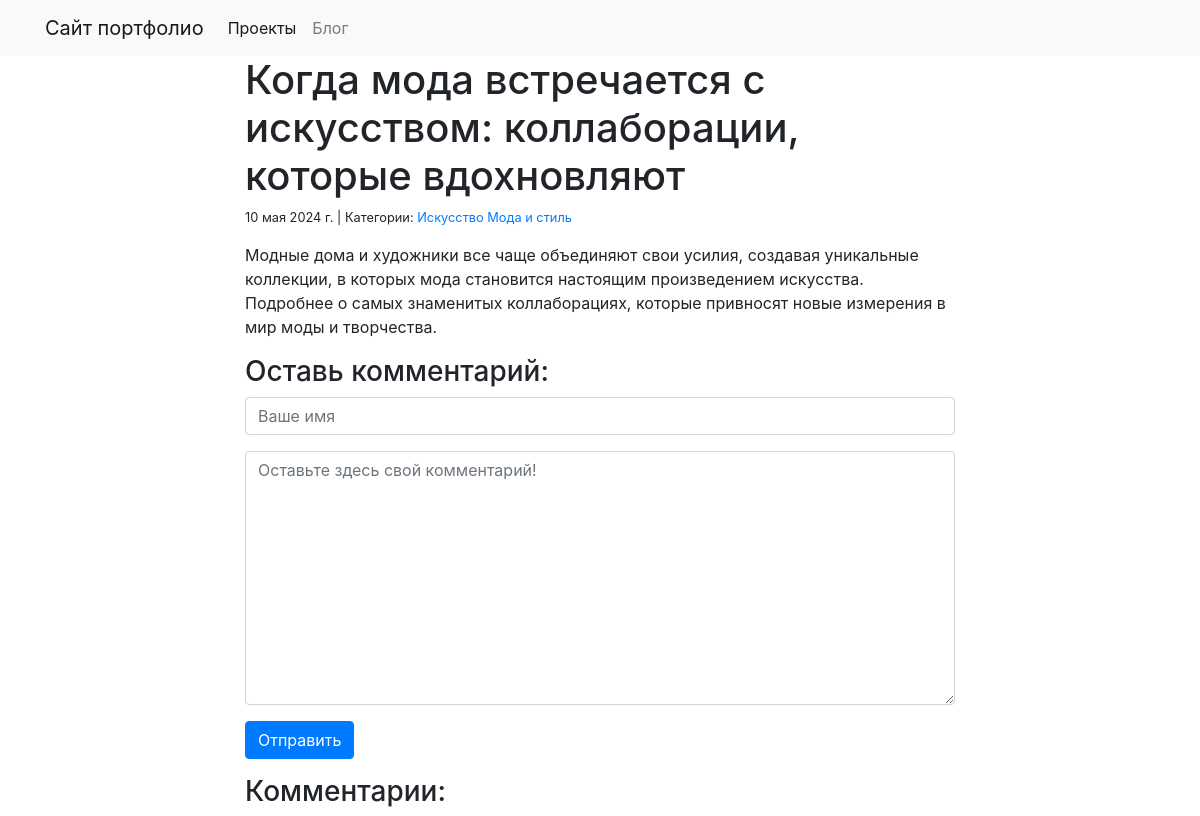
Page /blog/7/ on the committed database.
### blog/models.py (models this page shows, shortened)
class Post(models.Model):
    title = models.CharField(max_length=255, verbose_name='Заголовок')
    body = models.TextField(verbose_name='Тело поста')
    created_on = models.DateTimeField(auto_now_add=True, verbose_name='Дата публикации')
    last_modified = models.DateTimeField(auto_now=True, verbose_name='Дата обновления')
    categories = models.ManyToManyField('Category', related_name='posts', verbose_name='Категории')
    class Meta:
        verbose_name_plural = 'Посты'
        verbose_name = 'Пост'

class Category(models.Model):
    name = models.CharField(max_length=20, verbose_name='Наименование')
    class Meta:
        verbose_name_plural = 'Категории'
        verbose_name = 'Категория'

### blog/views.py (the view, shortened to what this page needs)
# urls.py: path('<int:post_id>/', views.blog_detail, name='blog_detail'),
def blog_detail(request, post_id):
    template = 'blog_detail.html'
    post = Post.objects.get(pk=post_id)
    form = CommentForm()
    comments = Comment.objects.filter(post=post)
    context = {
        'post': post,
        'comments': comments,
        'form': form,
    }
    return render(request, template, context)

### blog/forms.py
class CommentForm(forms.ModelForm):
    author = forms.CharField(
        max_length=60,
        widget=forms.TextInput(attrs={
            'class': 'form-control',
            'placeholder': 'Ваше имя',
        })
    )
    body = forms.CharField(
        widget=forms.Textarea(attrs={
            'class': 'form-control',
            'placeholder': 'Оставьте здесь свой комментарий!',
        })
    )
    class Meta:
        model = Comment
        fields = ('author', 'body')

### blog/templates/blog_detail.html (shortened to what this page needs)
{% extends 'base.html' %}
{% block page_content %}
<div class="col-md-8 offset-md-2">
    <h1>{{ post.title }}</h1>
    <small>
        {{ post.created_on.date }} |
        Категории:
        {% for category in post.categories.all %}
        <a href="{% url 'blog_category' category.name %}">
            {{ category.name }}
        </a>
        {% endfor %}
    </small>
    <p>{{ post.body | linebreaks }}</p>
    <h3>Оставь комментарий:</h3>
    <form action="/blog/{{post.pk}}/" method="post">
        <div class="form-group">
            {{ form.author }}
        </div>
        <div class="form-group">
            {{ form.body }}
        </div>
        <button type="submit" class="btn btn-primary">Отправить</button>
    </form>
    <h3>Комментарии:</h3>
</div>
{% endblock %}

### rows in the picture
Post: title "Когда мода встречается с искусством: коллаборации, которые вдохновляют", created_on "10 мая 2024 г.", body "Модные дома и художники все чаще объединяют свои усилия, создавая уникальные коллекции, в которых мода становится настоящим произведением искусства. Подробнее о самых знаменитых коллаборациях, которые привносят новые измерения в мир моды и творчества."
Category: name "Искусство"
Category: name "Мода и стиль"
